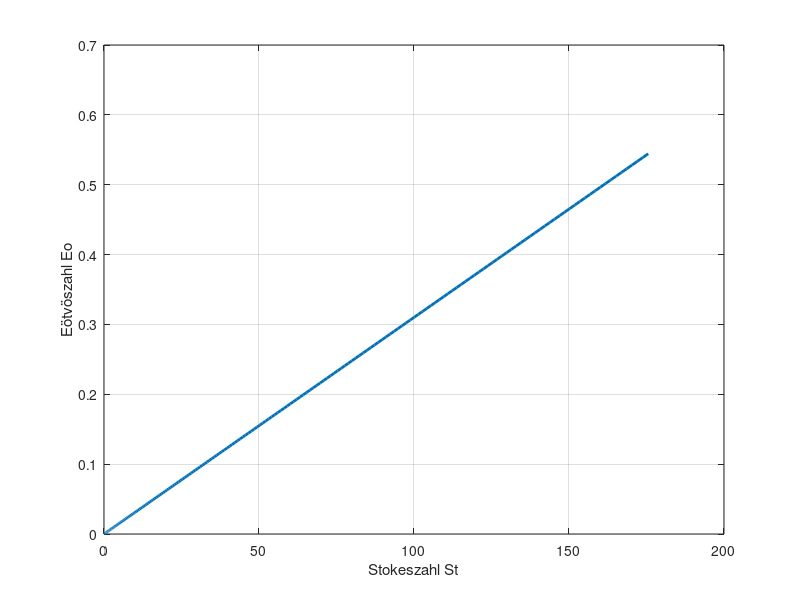

The MATLAB script that drew this image:
% Konstanten
rho_l = 1000;      % Dichte Flüssigkeit [kg/m^3]
rho_g = 1.2;       % Dichte Gas [kg/m^3]
rho_p = 7900;      % Partikeldichte [kg/m^3]
g = 9.81;          % Erdbeschleunigung [m/s^2]
sigma = 0.072;     % Oberflächenspannung [N/m]
mu = 1e-3;         % dynamische Viskosität [Pa s]
tau_f = 0.01;      % charakteristische Strömungszeit [s]

% Partikeldurchmesser
d = linspace(1e-5, 2e-3, 200);  % [m]

% Eötvöszahl
Eo = (rho_l - rho_g) .* g .* d.^2 ./ sigma; % Gravitationskräfte zu Oberflächenspannungskräften

% Stokeszahl
tau_p = rho_p .* d.^2 ./ (18 * mu);
St = tau_p ./ tau_f     % Partikelträgheit zur Strömungsgeschwindigkeit des Fluids

% Plot
figure
plot(St, Eo, 'LineWidth', 2)
xlabel('Stokeszahl St')
ylabel('Eötvöszahl Eo')
grid on
